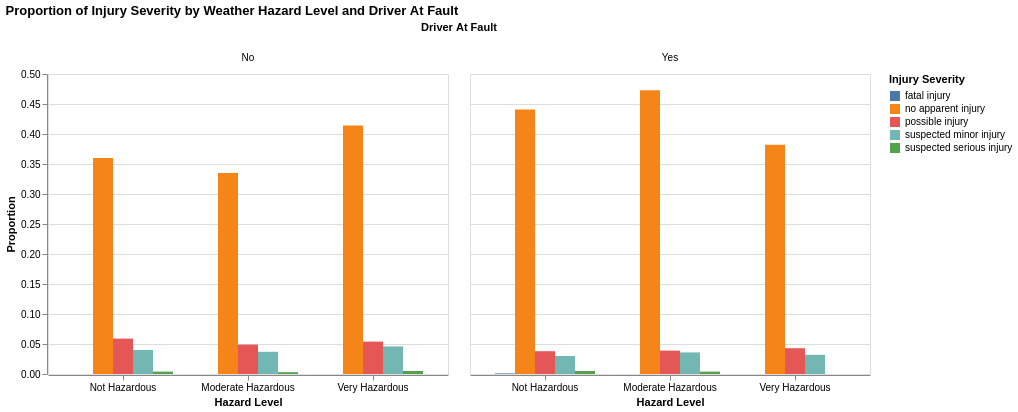

The code cell stored with this chart in its notebook:
### Code cell
hazard_order = ['Not Hazardous', 'Moderate Hazardous', 'Very Hazardous']

bar_plot = alt.Chart(hazard_injury_df).mark_bar().encode(
    x = alt.X('hazard_level:N', 
              axis=alt.Axis(labelAngle=0, title = "Hazard Level"),
            scale=alt.Scale(domain=hazard_order)),        
    y = alt.Y('proportion:Q',   axis=alt.Axis(title='Proportion')),         
    color='Injury Severity:N',    
    xOffset='Injury Severity:N',
    tooltip = ['Injury Severity', 'count', 'total_in_hazard_level', 'proportion'],
    column='Driver At Fault:N'
).properties(
    title='Proportion of Injury Severity by Weather Hazard Level and Driver At Fault'
)

bar_plot

### Figure 1 — Vega-Lite specification as saved in the notebook (floating-point values rounded to 4 significant figures)
{"config": {"view": {"continuousWidth": 300, "continuousHeight": 300}}, "data": {"name": "data-41541e29fd618fa45c6512caa1211be8"}, "mark": {"type": "bar"}, "encoding": {"color": {"field": "Injury Severity", "type": "nominal"}, "column": {"field": "Driver At Fault", "type": "nominal"}, "tooltip": [{"field": "Injury Severity", "type": "nominal"}, {"field": "count", "type": "quantitative"}, {"field": "total_in_hazard_level", "type": "quantitative"}, {"field": "proportion", "type": "quantitative"}], "x": {"axis": {"labelAngle": 0, "title": "Hazard Level"}, "field": "hazard_level", "scale": {"domain": ["Not Hazardous", "Moderate Hazardous", "Very Hazardous"]}, "type": "nominal"}, "xOffset": {"field": "Injury Severity", "type": "nominal"}, "y": {"axis": {"title": "Proportion"}, "field": "proportion", "type": "quantitative"}}, "title": "Proportion of Injury Severity by Weather Hazard Level and Driver At Fault", "$schema": "https://vega.github.io/schema/vega-lite/v5.8.0.json", "datasets": {"data-41541e29fd618fa45c6512caa1211be8": [{"hazard_level": "Moderate Hazardous", "Injury Severity": "fatal injury", "Driver At Fault": "Yes", "count": 1, "proportion": 0.0, "total_in_hazard_level": 3040}, {"hazard_level": "Moderate Hazardous", "Injury Severity": "no apparent injury", "Driver At Fault": "No", "count": 1018, "proportion": 0.335, "total_in_hazard_level": 3040}, {"hazard_level": "Moderate Hazardous", "Injury Severity": "no apparent injury", "Driver At Fault": "Yes", "count": 1439, "proportion": 0.473, "total_in_hazard_level": 3040}, {"hazard_level": "Moderate Hazardous", "Injury Severity": "possible injury", "Driver At Fault": "No", "count": 149, "proportion": 0.049, "total_in_hazard_level": 3040}, {"hazard_level": "Moderate Hazardous", "Injury Severity": "possible injury", "Driver At Fault": "Yes", "count": 120, "proportion": 0.039, "total_in_hazard_level": 3040}, {"hazard_level": "Moderate Hazardous", "Injury Severity": "suspected minor injury", "Driver At Fault": "No", "count": 113, "proportion": 0.037, "total_in_hazard_level": 3040}, {"hazard_level": "Moderate Hazardous", "Injury Severity": "suspected minor injury", "Driver At Fault": "Yes", "count": 108, "proportion": 0.036, "total_in_hazard_level": 3040}, {"hazard_level": "Moderate Hazardous", "Injury Severity": "suspected serious injury", "Driver At Fault": "No", "count": 9, "proportion": 0.003, "total_in_hazard_level": 3040}, {"hazard_level": "Moderate Hazardous", "Injury Severity": "suspected serious injury", "Driver At Fault": "Yes", "count": 13, "proportion": 0.004, "total_in_hazard_level": 3040}, {"hazard_level": "Not Hazardous", "Injury Severity": "fatal injury", "Driver At Fault": "No", "count": 30, "proportion": 0.0, "total_in_hazard_level": 174474}, {"hazard_level": "Not Hazardous", "Injury Severity": "fatal injury", "Driver At Fault": "Yes", "count": 102, "proportion": 0.001, "total_in_hazard_level": 174474}, {"hazard_level": "Not Hazardous", "Injury Severity": "no apparent injury", "Driver At Fault": "No", "count": 62832, "proportion": 0.36, "total_in_hazard_level": 174474}, {"hazard_level": "Not Hazardous", "Injury Severity": "no apparent injury", "Driver At Fault": "Yes", "count": 76882, "proportion": 0.441, "total_in_hazard_level": 174474}, {"hazard_level": "Not Hazardous", "Injury Severity": "possible injury", "Driver At Fault": "No", "count": 10264, "proportion": 0.059, "total_in_hazard_level": 174474}, {"hazard_level": "Not Hazardous", "Injury Severity": "possible injury", "Driver At Fault": "Yes", "count": 6601, "proportion": 0.038, "total_in_hazard_level": 174474}, {"hazard_level": "Not Hazardous", "Injury Severity": "suspected minor injury", "Driver At Fault": "No", "count": 6952, "proportion": 0.04, "total_in_hazard_level": 174474}, {"hazard_level": "Not Hazardous", "Injury Severity": "suspected minor injury", "Driver At Fault": "Yes", "count": 5280, "proportion": 0.03, "total_in_hazard_level": 174474}, {"hazard_level": "Not Hazardous", "Injury Severity": "suspected serious injury", "Driver At Fault": "No", "count": 636, "proportion": 0.004, "total_in_hazard_level": 174474}, {"hazard_level": "Not Hazardous", "Injury Severity": "suspected serious injury", "Driver At Fault": "Yes", "count": 796, "proportion": 0.005, "total_in_hazard_level": 174474}, {"hazard_level": "Very Hazardous", "Injury Severity": "no apparent injury", "Driver At Fault": "No", "count": 154, "proportion": 0.414, "total_in_hazard_level": 372}, {"hazard_level": "Very Hazardous", "Injury Severity": "no apparent injury", "Driver At Fault": "Yes", "count": 142, "proportion": 0.382, "total_in_hazard_level": 372}, {"hazard_level": "Very Hazardous", "Injury Severity": "possible injury", "Driver At Fault": "No", "count": 20, "proportion": 0.054, "total_in_hazard_level": 372}, {"hazard_level": "Very Hazardous", "Injury Severity": "possible injury", "Driver At Fault": "Yes", "count": 16, "proportion": 0.043, "total_in_hazard_level": 372}, {"hazard_level": "Very Hazardous", "Injury Severity": "suspected minor injury", "Driver At Fault": "No", "count": 17, "proportion": 0.046, "total_in_hazard_level": 372}, {"hazard_level": "Very Hazardous", "Injury Severity": "suspected minor injury", "Driver At Fault": "Yes", "count": 12, "proportion": 0.032, "total_in_hazard_level": 372}, {"hazard_level": "Very Hazardous", "Injury Severity": "suspected serious injury", "Driver At Fault": "No", "count": 2, "proportion": 0.005, "total_in_hazard_level": 372}]}}
